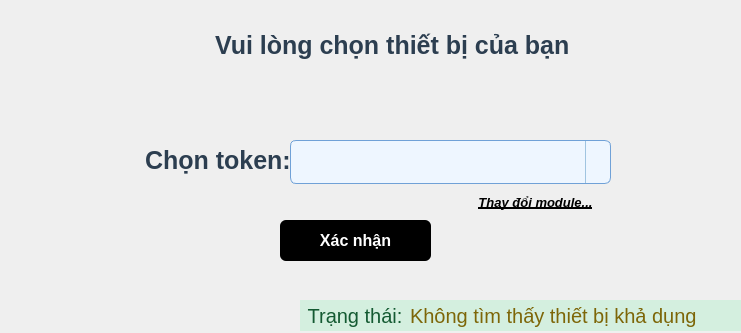
<?xml version="1.0" encoding="UTF-8"?>
<ui version="4.0">
 <class>Form_login</class>
 <widget class="QWidget" name="Form_login">
  <property name="geometry">
   <rect>
    <x>0</x>
    <y>0</y>
    <width>741</width>
    <height>333</height>
   </rect>
  </property>
  <property name="windowTitle">
   <string>Form</string>
  </property>
  <widget class="QLabel" name="label">
   <property name="geometry">
    <rect>
     <x>200</x>
     <y>20</y>
     <width>401</width>
     <height>51</height>
    </rect>
   </property>
   <property name="styleSheet">
    <string notr="true">font-weight: bold;
    color: #2C3E50;
    font-size: 25px;
    padding: 4px 8px;
</string>
   </property>
   <property name="text">
    <string>Vui lòng chọn thiết bị của bạn</string>
   </property>
  </widget>
  <widget class="QLabel" name="label_2">
   <property name="geometry">
    <rect>
     <x>-10</x>
     <y>-10</y>
     <width>761</width>
     <height>351</height>
    </rect>
   </property>
   <property name="text">
    <string/>
   </property>
   <property name="pixmap">
    <pixmap resource="image/resource.qrc">:/new/image/background.png</pixmap>
   </property>
  </widget>
  <widget class="QLabel" name="label_4">
   <property name="geometry">
    <rect>
     <x>130</x>
     <y>140</y>
     <width>171</width>
     <height>41</height>
    </rect>
   </property>
   <property name="font">
    <font>
     <pointsize>-1</pointsize>
     <bold>true</bold>
    </font>
   </property>
   <property name="mouseTracking">
    <bool>false</bool>
   </property>
   <property name="styleSheet">
    <string notr="true">font-weight: bold;
    color: #2C3E50;
    font-size: 25px;
    padding: 4px 8px;
</string>
   </property>
   <property name="text">
    <string>Chọn token:</string>
   </property>
  </widget>
  <widget class="QComboBox" name="comboBox">
   <property name="geometry">
    <rect>
     <x>290</x>
     <y>140</y>
     <width>321</width>
     <height>44</height>
    </rect>
   </property>
   <property name="font">
    <font>
     <family>Segoe UI</family>
     <pointsize>-1</pointsize>
    </font>
   </property>
   <property name="styleSheet">
    <string notr="true">QComboBox {
    background-color: #eef6ff;  /* xanh nhạt phù hợp nền */
    border: 1px solid #70a1d7;  /* xanh dương nhẹ */
    border-radius: 6px;
    padding: 6px 30px 6px 10px; /* chừa chỗ cho mũi tên */
    font-size: 20px;
    color: #1e1e1e;
    min-height: 30px;
}

QComboBox:hover {
    border: 1px solid #4a90e2;
    background-color: #e2f0ff;
}

QComboBox:focus {
    border: 1px solid #4a90e2;
    background-color: #dceeff;
}

QComboBox::drop-down {
    subcontrol-origin: padding;
    subcontrol-position: top right;
    width: 24px;
    border-left: 1px solid #a0c4e0;
    background: transparent;
}

QComboBox::down-arrow {
    image: url(:/new/icon/icon/down.svg);
    width: 12px;
    height: 12px;
    margin-right: 6px;
}

/* Danh sách xổ xuống */
QComboBox QAbstractItemView {
    background-color: #ffffff;
    color: #1e1e1e;
    selection-background-color: #cce7ff;
    selection-color: black;
    border: 1px solid #70a1d7;
    font-size: 13px;
    outline: none;
}

QComboBox QAbstractItemView::item:selected {
    background-color: #cce7ff;
    color: black;
}</string>
   </property>
  </widget>
  <widget class="QLabel" name="label_3">
   <property name="geometry">
    <rect>
     <x>0</x>
     <y>0</y>
     <width>111</width>
     <height>91</height>
    </rect>
   </property>
   <property name="text">
    <string/>
   </property>
   <property name="pixmap">
    <pixmap resource="image/resource.qrc">:/new/image/logo.png</pixmap>
   </property>
   <property name="scaledContents">
    <bool>true</bool>
   </property>
   <property name="alignment">
    <set>Qt::AlignmentFlag::AlignCenter</set>
   </property>
  </widget>
  <widget class="QLabel" name="label_12">
   <property name="geometry">
    <rect>
     <x>300</x>
     <y>300</y>
     <width>110</width>
     <height>31</height>
    </rect>
   </property>
   <property name="styleSheet">
    <string notr="true">background-color: #D4EFDF;  /* Light green */
color: #145A32;   
font-size: 20px;</string>
   </property>
   <property name="text">
    <string>Trạng thái:</string>
   </property>
   <property name="alignment">
    <set>Qt::AlignmentFlag::AlignCenter</set>
   </property>
  </widget>
  <widget class="QLabel" name="lb_status">
   <property name="geometry">
    <rect>
     <x>410</x>
     <y>300</y>
     <width>331</width>
     <height>31</height>
    </rect>
   </property>
   <property name="styleSheet">
    <string notr="true">background-color: #D4EFDF;  /* Light green */
color: #7D6608; font-size: 20px;
</string>
   </property>
   <property name="text">
    <string>Không tìm thấy thiết bị khả dụng</string>
   </property>
   <property name="alignment">
    <set>Qt::AlignmentFlag::AlignJustify|Qt::AlignmentFlag::AlignVCenter</set>
   </property>
  </widget>
  <widget class="QPushButton" name="pushButton">
   <property name="geometry">
    <rect>
     <x>280</x>
     <y>220</y>
     <width>151</width>
     <height>41</height>
    </rect>
   </property>
   <property name="styleSheet">
    <string notr="true">QPushButton {
    background-color: #000000;
    color: white;
    border: none;
    border-radius: 6px;
    padding: 8px 18px;
    font-size: 16px;
    font-weight: bold;
}

QPushButton:hover {
    background-color: #2c3e50;
}

QPushButton:pressed {
    background-color: #1a252f;
}</string>
   </property>
   <property name="text">
    <string>Xác nhận</string>
   </property>
  </widget>
  <widget class="QPushButton" name="pushButton_2">
   <property name="geometry">
    <rect>
     <x>470</x>
     <y>190</y>
     <width>131</width>
     <height>24</height>
    </rect>
   </property>
   <property name="font">
    <font>
     <pointsize>-1</pointsize>
     <italic>true</italic>
     <bold>true</bold>
     <underline>true</underline>
    </font>
   </property>
   <property name="styleSheet">
    <string notr="true">QPushButton {
    border: none;
  font-size: 13px;
    font-weight: bold;
background-color: transparent;
}
QPushButton:hover {
 color: #CCCCCC;
}

QPushButton:pressed {
    color: #AAAAAA;
}
</string>
   </property>
   <property name="text">
    <string>Thay đổi module...</string>
   </property>
  </widget>
  <zorder>label_2</zorder>
  <zorder>label</zorder>
  <zorder>label_4</zorder>
  <zorder>comboBox</zorder>
  <zorder>label_3</zorder>
  <zorder>label_12</zorder>
  <zorder>lb_status</zorder>
  <zorder>pushButton</zorder>
  <zorder>pushButton_2</zorder>
 </widget>
 <resources>
  <include location="image/resource.qrc"/>
 </resources>
 <connections/>
</ui>
